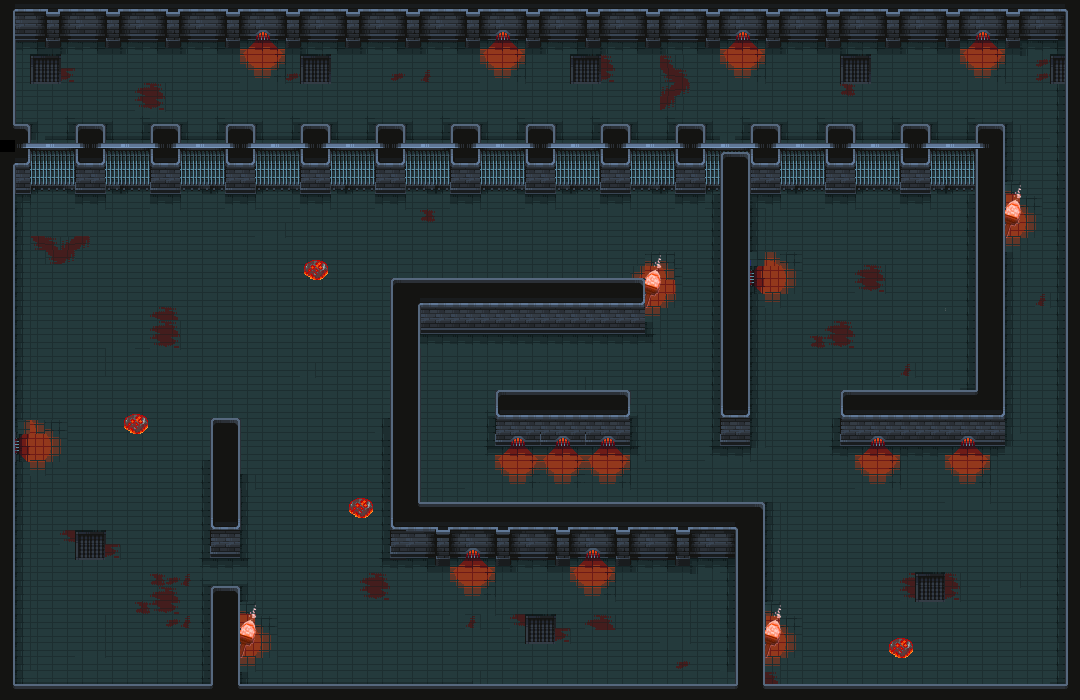

Tiled map render using the project's own tile images. Description and the map definition, with tile-layer contents summarised, below:
An orthogonal 72x50 tile map with 15x14 px tiles, 6 tile layers (feu dessous, Calque de Tuiles 3, bg, Calque de Tuiles 2, ...), 10 tilesets and 24 objects (15x collision, 7x monster spawnarea, spawnpoint, portal spawnpoint).

<map version="1.10" tiledversion="1.10.2" orientation="orthogonal" renderorder="right-down" width="72" height="50" tilewidth="15" tileheight="14" infinite="0" nextlayerid="12" nextobjectid="56">
 <tileset firstgid="1" source="Tiles.tsx" />
 <tileset firstgid="626" source="tiles-t.tsx" />
 <tileset firstgid="1238" source="tiles-feu.tsx" />
 <tileset firstgid="1544" source="tiles-début.tsx" />
 <tileset firstgid="2547" source="flambeau rouge.tsx" />
 <tileset firstgid="3567" source="Tiles 2.tsx" />
 <tileset firstgid="4295" source="Tiles 3.tsx" />
 <tileset firstgid="5023" source="lumières d map2.tsx" />
 <tileset firstgid="5751" source="lumières h map2.tsx" />
 <tileset firstgid="6479" source="forest2.tsx" />
 <layer id="8" name="feu dessous" width="72" height="50">
  <data>[3600 cells, 237 non-empty, 15 distinct tile ids]</data>
 </layer>
 <layer id="3" name="Calque de Tuiles 3" width="72" height="50">
  <data>[3600 cells, 3580 non-empty, 11 distinct tile ids]</data>
 </layer>
 <layer id="1" name="bg" width="72" height="50">
  <data>[3600 cells, 3599 non-empty, 55 distinct tile ids]</data>
 </layer>
 <layer id="2" name="Calque de Tuiles 2" width="72" height="50">
  <data>[3600 cells, 1419 non-empty, 71 distinct tile ids]</data>
 </layer>
 <layer id="10" name="lumière flambeau" width="72" height="50">
  <data>[3600 cells, 78 non-empty, 30 distinct tile ids]</data>
 </layer>
 <layer id="7" name="feu" width="72" height="50">
  <data>[3600 cells, 237 non-empty, 37 distinct tile ids]</data>
 </layer>
 <objectgroup id="4" name="collision">
  <object id="1" type="collision" x="-2" y="-2" width="1080" height="46" />
  <object id="2" type="collision" x="10" y="124" width="996" height="60" />
  <object id="3" type="collision" x="720" y="168" width="28" height="269" />
  <object id="4" type="collision" x="974" y="174" width="32" height="272" />
  <object id="5" type="collision" x="840" y="386" width="140" height="60" />
  <object id="6" type="collision" x="388" y="274" width="258" height="64" />
  <object id="7" type="collision" x="386" y="320" width="38" height="234" />
  <object id="8" type="collision" x="208" y="418" width="34" height="144" />
  <object id="9" type="collision" x="418" y="500" width="346" height="60" />
  <object id="10" type="collision" x="-4" y="24" width="18" height="676" />
  <object id="11" type="collision" x="10" y="684" width="1071" height="18" />
  <object id="12" type="collision" x="210" y="584" width="32" height="110" />
  <object id="13" type="collision" x="734" y="548" width="30" height="152" />
  <object id="14" type="collision" x="1066" y="30" width="14" height="668" />
  <object id="16" type="collision" x="496" y="388" width="134" height="56" />
 </objectgroup>
 <objectgroup id="5" name="monster area">
  <object id="17" type="monster spawnarea" x="790" y="216.667" width="150.333" height="131.333" />
  <object id="18" type="monster spawnarea" x="829" y="468.667" width="201" height="208" />
  <object id="19" type="monster spawnarea" x="40" y="421" width="134" height="255" />
  <object id="20" type="monster spawnarea" x="45.6663" y="210.667" width="570.667" height="53" />
  <object id="27" type="monster spawnarea" x="278.667" y="585.333" width="425.333" height="84" />
  <object id="28" type="monster spawnarea" x="268" y="434.667" width="97.3333" height="237.333" />
  <object id="30" type="monster spawnarea" x="461.333" y="361.231" width="220" height="20.1024" />
 </objectgroup>
 <objectgroup id="6" name="spawn and exit">
  <object id="24" type="spawnpoint" x="58" y="97.3333">
   <point />
  </object>
  <object id="55" type="portal spawnpoint" x="645.333" y="654.667">
   <point />
  </object>
 </objectgroup>
</map>
